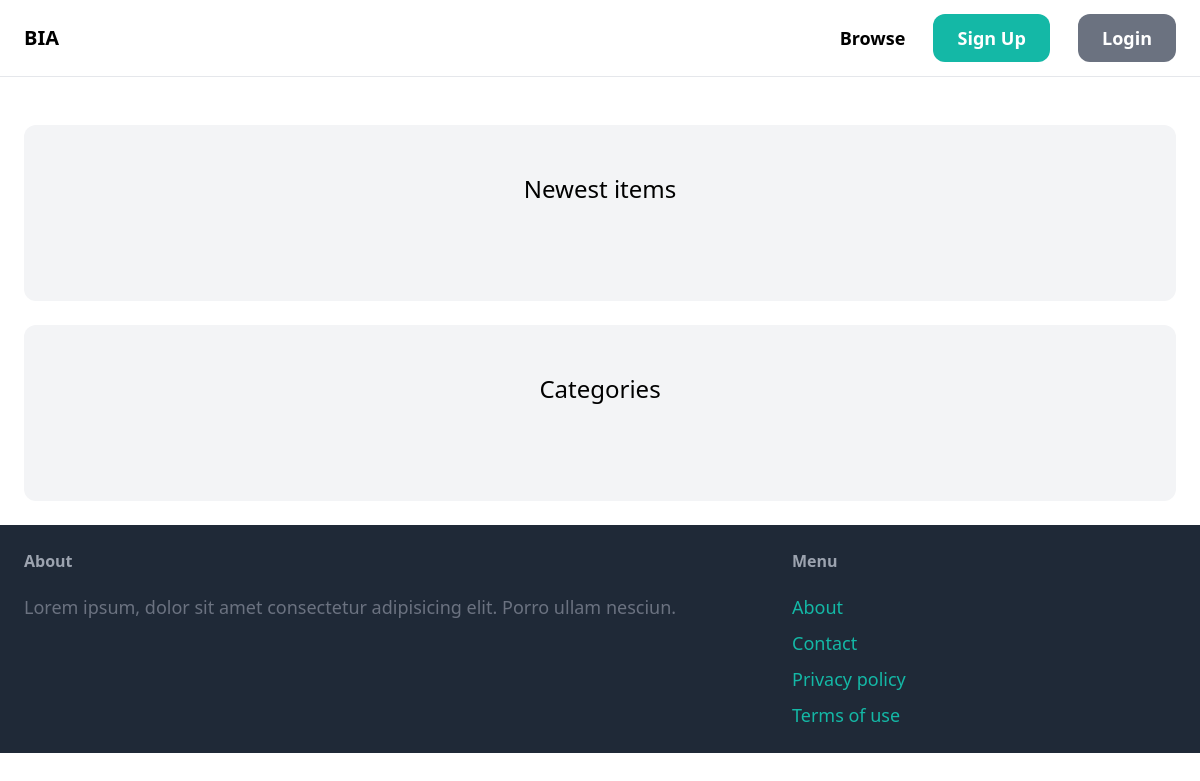
The app's page /, older data.
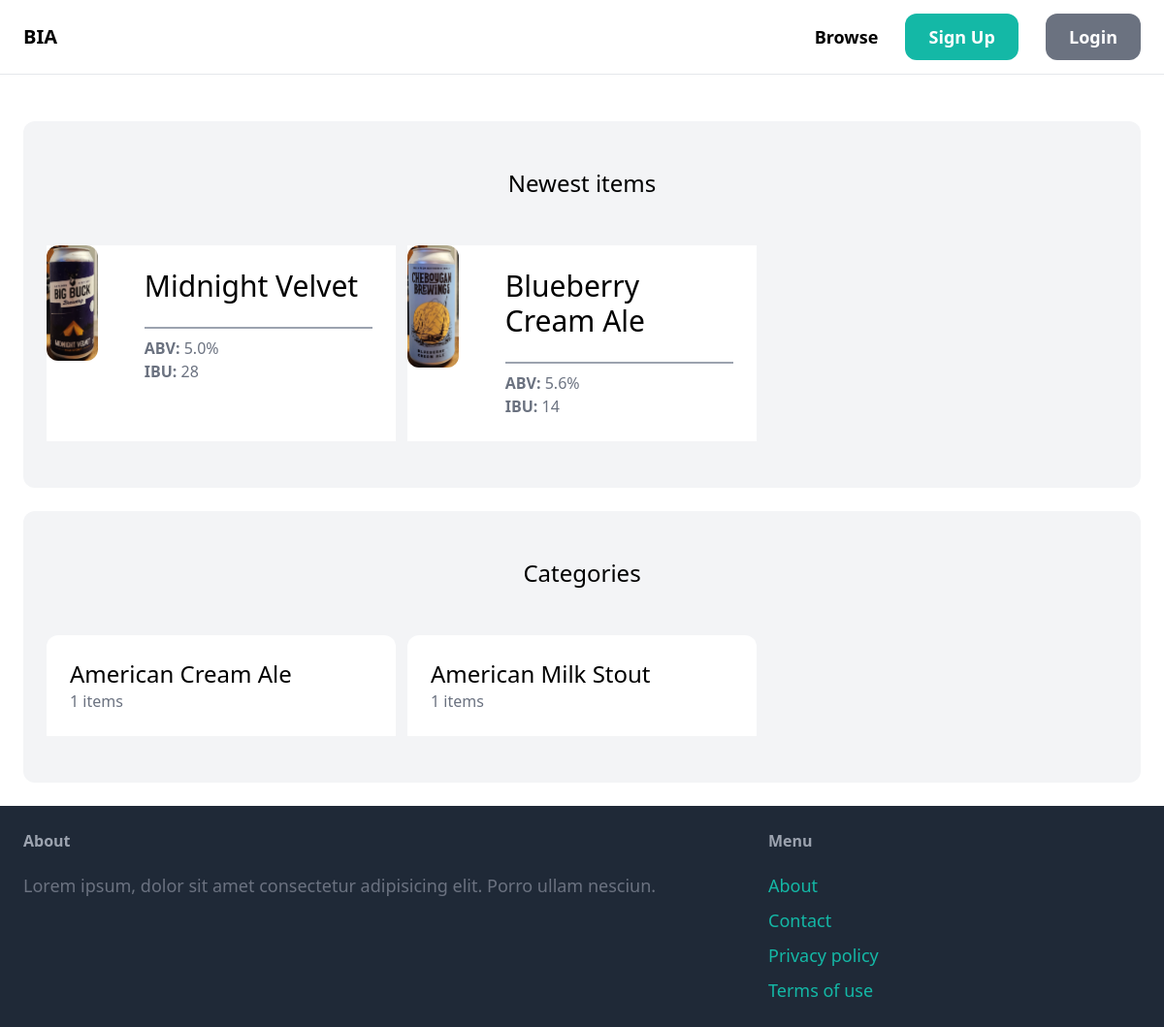
The same page, newer data.
### item/models.py (models this page shows, shortened)
class Item(models.Model):
    category = models.ForeignKey(
        Category, related_name='items', on_delete=models.CASCADE)
    name = models.CharField(max_length=255)
    brewery = models.CharField(max_length=255, blank=True, null=True)
    city = models.CharField(max_length=255, blank=True, null=True)
    state = models.CharField(max_length=255, blank=True, null=True)
    description = models.TextField(blank=True, null=True)
    abv = models.CharField(max_length=10, blank=True, null=True)
    ibu = models.CharField(max_length=10, blank=True, null=True)
    image = models.ImageField(upload_to='item_images', blank=True, null=True)
    quantity = models.IntegerField(default=0)
    created_by = models.ForeignKey(
        User, related_name='items', on_delete=models.CASCADE)
    created_at = models.DateTimeField(auto_now_add=True)
    updated_at = models.DateTimeField(auto_now_add=True)

class Category(models.Model):
    name = models.CharField(max_length=255)
    class Meta:
        ordering = ('name',)
        verbose_name_plural = 'Categories'

### core/views.py (the view)
# urls.py: path('', views.index, name='index'),
def index(request):
    items = Item.objects.all()[0:6]
    categories = Category.objects.all()
    return render(request, 'core/index.html', {
        'categories': categories,
        'items': items
    })

### core/templates/core/index.html (shortened to what this page needs)
{% extends 'core/base.html' %}
{% block content %}
    <div class="mt-6 px-6 py-12 bg-gray-100 rounded-xl">
        <h2 class="mb-12 text-2xl text-center">Newest items</h2>
        <div class="grid grid-cols-3 gap-3 ">
            {% for item in items %}
            <a href="{% url 'item:detail' item.id %}">
                <div class="grid grid-cols-5 gap-6 bg-white h-full">
                  <div class="col-span-1  rounded-xl  ">
                      <img src="{{ item.image.url }}" alt="" srcset="" class="rounded-xl block my-auto">
                  </div>
                  <div class="col-span-4 p-6  rounded-xl">
                      <h1 class="mb-6 text-3xl">{{ item.name }}</h1>
                      <hr class="my-2 h-0.5 border-t-0 bg-gray-400 opacity-100 dark:opacity-50" />
                      <p class="text-gray-500"><strong>ABV: </strong>{{ item.abv}}</p>
                      <p class="text-gray-500"><strong>IBU: </strong>{{ item.ibu}}</p>
                  </div>
               </div>
            </a>
            {% endfor %}
        </div>
    </div>
     <div class="mt-6 px-6 py-12 bg-gray-100 rounded-xl">
        <h2 class="mb-12 text-2xl text-center">Categories</h2>
        <div class="grid grid-cols-3 gap-3">
            {% for category in categories %}
              {% if category.items.count > 0 %}
                <div>
                    <a href="#">
                        <div class="p-6 bg-white rounded-t-xl">
                            <h2 class="text-2xl">{{ category.name }}</h2>
                            <p class="text-gray-500">{{ category.items.count }} items</p>
                        </div>
                    </a>
                </div>
               {% endif %}
            {% endfor %}
        </div>
    </div>
{% endblock %}

Row changes from the older to the newer data that the page shows:
added Item: image (picture), name "Midnight Velvet", abv "5.0%", ibu "28"
added Item: image (picture), name "Blueberry Cream Ale", abv "5.6%", ibu "14"
now on this page (row unchanged): Category: name "American Cream Ale", items.count "1"
added Category: name "American Milk Stout", items.count "1"
